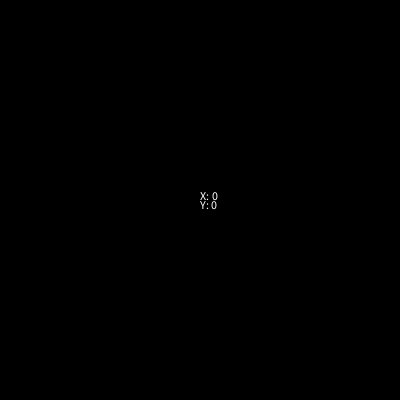
Frame 1 (no input)
Frame 60 (the mouse pressed at the canvas centre just before this capture): identical to frame 1, image omitted
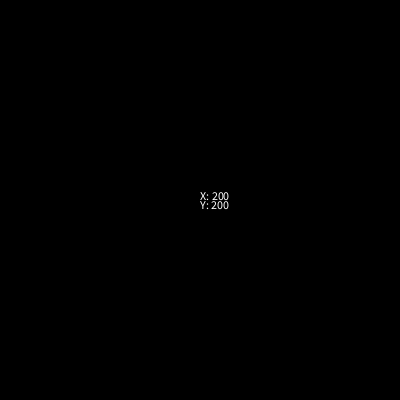
Frame 120 (the mouse held since frame 60 and released just before this capture)

The Processing sketch that drew these frames (run headless with seeded random() and noise(); from frame 60 on, the mouse is pressed at the canvas centre):

// Processing sketch: Oefenopdracht_3_2
// ── Oefenopdracht_3_2.pde
void setup() {  
  size(400, 400);
  background(0);
  println("Coördinaten staan in venster");
}

void draw() {
  background(0);
  text("X: " + mouseX, width / 2, height / 2);
  text("Y: " + mouseY, width / 2, (height / 2) + textAscent());
}
